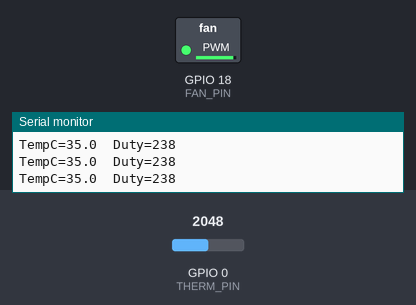
The sketch below on a simulated ESP32-C6. On the bench: switched loads named in the sketch (green lamp = pin HIGH), the last lines printed to the serial monitor. Inputs (shaded band) come from the test bench; at power-on: GPIO 0 (THERM_PIN) = 2048.

Above: at 1.2 s.
1.3 s: GPIO 0 (THERM_PIN) set to 1228
At 2.4 s:
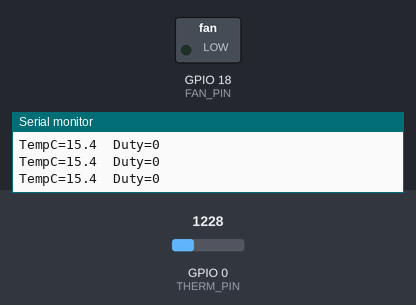
3.0 s: GPIO 0 (THERM_PIN) set to 1600
4.5 s: GPIO 0 (THERM_PIN) set to 1712
At 5.8 s:
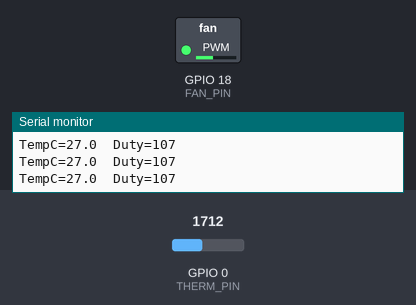
6.1 s: GPIO 0 (THERM_PIN) set to 2047
At 6.6 s:
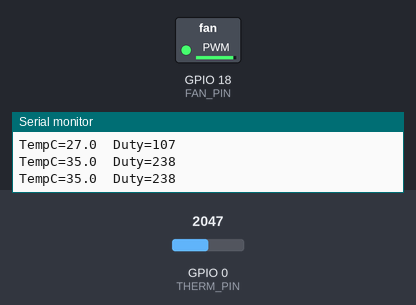
Timing chart, 0 to 8.7 s (numbered marks = the images above; inputs shaded):
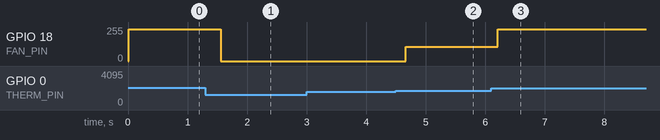

The sketch:

sketch_mar5a.ino
```cpp
#include <math.h>

const int THERM_PIN = 0;   // ADC1_CH0
const int FAN_PIN   = 18;

const float R_FIXED = 10000.0;
const float R0      = 10000.0;
const float T0      = 298.15;
const float BETA    = 3590.0;

float CAL_OFFSET_C = 10.0;       // <-- your calibration fix

int readAdcAvg() {
  long sum = 0;
  const int N = 32;
  for (int i = 0; i < N; i++) {
    sum += analogRead(THERM_PIN);
    delayMicroseconds(200);
  }
  return (int)(sum / N);
}

float adcToTempC(int adc) {
  adc = constrain(adc, 1, 4094);
  float rTherm = R_FIXED * (4095.0 / adc - 1.0);
  float invT = (1.0 / T0) + (1.0 / BETA) * log(rTherm / R0);
  return (1.0 / invT) - 273.15;
}

int tempToDuty(float tempC) {
  // Tune these however you want
  const float T_OFF  = 26.0;   // fan off below this
  const float T_FULL = 36.0;   // full speed above this
  const int DUTY_MIN_SPIN = 90;

  if (tempC <= T_OFF) return 0;
  if (tempC >= T_FULL) return 255;

  float frac = (tempC - T_OFF) / (T_FULL - T_OFF);
  return DUTY_MIN_SPIN + (int)((255 - DUTY_MIN_SPIN) * frac);
}

void setup() {
  Serial.begin(115200);
  ledcAttach(FAN_PIN, 25000, 8);   // ESP32-C6 core 3.x
}

void loop() {
  int adc = readAdcAvg();
  float tempC = adcToTempC(adc) + CAL_OFFSET_C;
  int duty = tempToDuty(tempC);

  ledcWrite(FAN_PIN, duty);

  Serial.print("TempC=");
  Serial.print(tempC, 1);
  Serial.print("  Duty=");
  Serial.println(duty);

  delay(300);
}
```

Measured:
- the behaviour switches between 1668 and 1669 on GPIO 0 (THERM_PIN) (found by bisection; images 1 and 2)
- after the input at 1.3 s, GPIO 18 (FAN_PIN): 237/255 → 0/255 after 0.26 s
- after the input at 4.5 s, GPIO 18 (FAN_PIN): 0/255 → 107/255 after 0.16 s
- after the input at 6.1 s, GPIO 18 (FAN_PIN): 107/255 → 237/255 after 0.11 s
